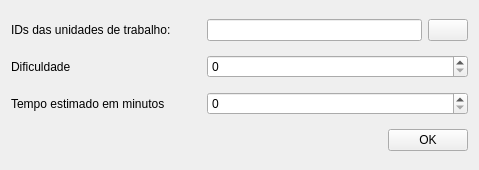
<?xml version="1.0" encoding="UTF-8"?>
<ui version="4.0">
 <class>Form</class>
 <widget class="QWidget" name="Form">
  <property name="geometry">
   <rect>
    <x>0</x>
    <y>0</y>
    <width>479</width>
    <height>170</height>
   </rect>
  </property>
  <property name="windowTitle">
   <string>Form</string>
  </property>
  <layout class="QGridLayout" name="gridLayout">
   <item row="0" column="0">
    <layout class="QHBoxLayout" name="horizontalLayout_3">
     <item>
      <widget class="QLabel" name="label">
       <property name="sizePolicy">
        <sizepolicy hsizetype="Fixed" vsizetype="Preferred">
         <horstretch>0</horstretch>
         <verstretch>0</verstretch>
        </sizepolicy>
       </property>
       <property name="minimumSize">
        <size>
         <width>190</width>
         <height>0</height>
        </size>
       </property>
       <property name="maximumSize">
        <size>
         <width>190</width>
         <height>16777215</height>
        </size>
       </property>
       <property name="text">
        <string>IDs das unidades de trabalho:</string>
       </property>
      </widget>
     </item>
     <item>
      <layout class="QHBoxLayout" name="horizontalLayout">
       <item>
        <widget class="QLineEdit" name="workspacesIdLe"/>
       </item>
       <item>
        <widget class="QPushButton" name="extractFieldBtn">
         <property name="text">
          <string/>
         </property>
        </widget>
       </item>
      </layout>
     </item>
    </layout>
   </item>
   <item row="3" column="0">
    <layout class="QHBoxLayout" name="horizontalLayout_2">
     <item>
      <spacer name="horizontalSpacer">
       <property name="orientation">
        <enum>Qt::Horizontal</enum>
       </property>
       <property name="sizeHint" stdset="0">
        <size>
         <width>219</width>
         <height>20</height>
        </size>
       </property>
      </spacer>
     </item>
     <item>
      <widget class="QPushButton" name="okBtn">
       <property name="text">
        <string>OK</string>
       </property>
      </widget>
     </item>
    </layout>
   </item>
   <item row="1" column="0">
    <layout class="QHBoxLayout" name="horizontalLayout_6">
     <item>
      <widget class="QLabel" name="label_3">
       <property name="sizePolicy">
        <sizepolicy hsizetype="Fixed" vsizetype="Preferred">
         <horstretch>0</horstretch>
         <verstretch>0</verstretch>
        </sizepolicy>
       </property>
       <property name="minimumSize">
        <size>
         <width>190</width>
         <height>0</height>
        </size>
       </property>
       <property name="maximumSize">
        <size>
         <width>190</width>
         <height>16777215</height>
        </size>
       </property>
       <property name="text">
        <string>Dificuldade</string>
       </property>
      </widget>
     </item>
     <item>
      <widget class="QSpinBox" name="difficultySb"/>
     </item>
    </layout>
   </item>
   <item row="2" column="0">
    <layout class="QHBoxLayout" name="horizontalLayout_4">
     <item>
      <widget class="QLabel" name="label_2">
       <property name="sizePolicy">
        <sizepolicy hsizetype="Fixed" vsizetype="Preferred">
         <horstretch>0</horstretch>
         <verstretch>0</verstretch>
        </sizepolicy>
       </property>
       <property name="minimumSize">
        <size>
         <width>190</width>
         <height>0</height>
        </size>
       </property>
       <property name="maximumSize">
        <size>
         <width>190</width>
         <height>16777215</height>
        </size>
       </property>
       <property name="text">
        <string>Tempo estimado em minutos</string>
       </property>
      </widget>
     </item>
     <item>
      <widget class="QSpinBox" name="timeSb"/>
     </item>
    </layout>
   </item>
  </layout>
 </widget>
 <resources/>
 <connections/>
</ui>
